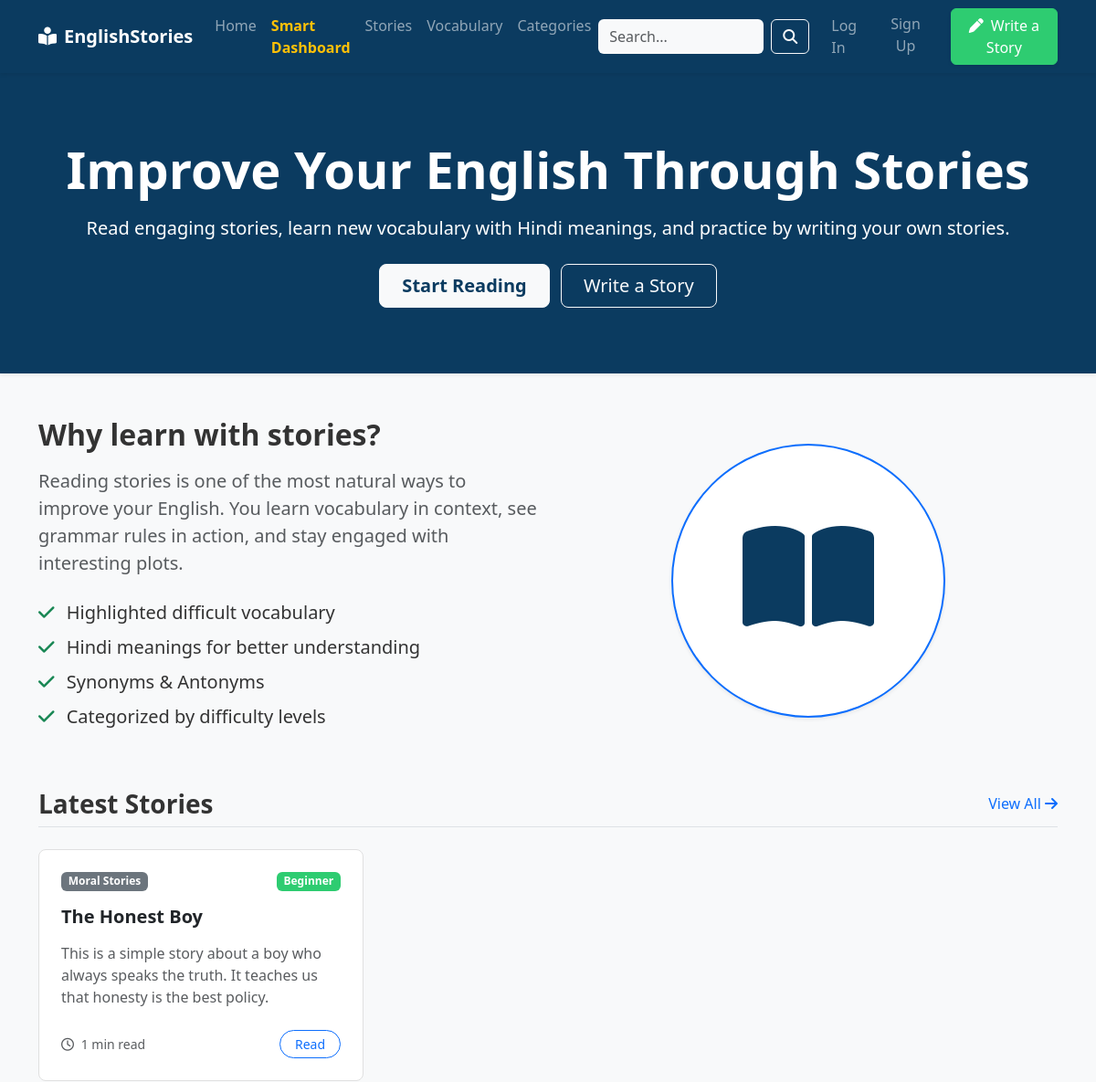
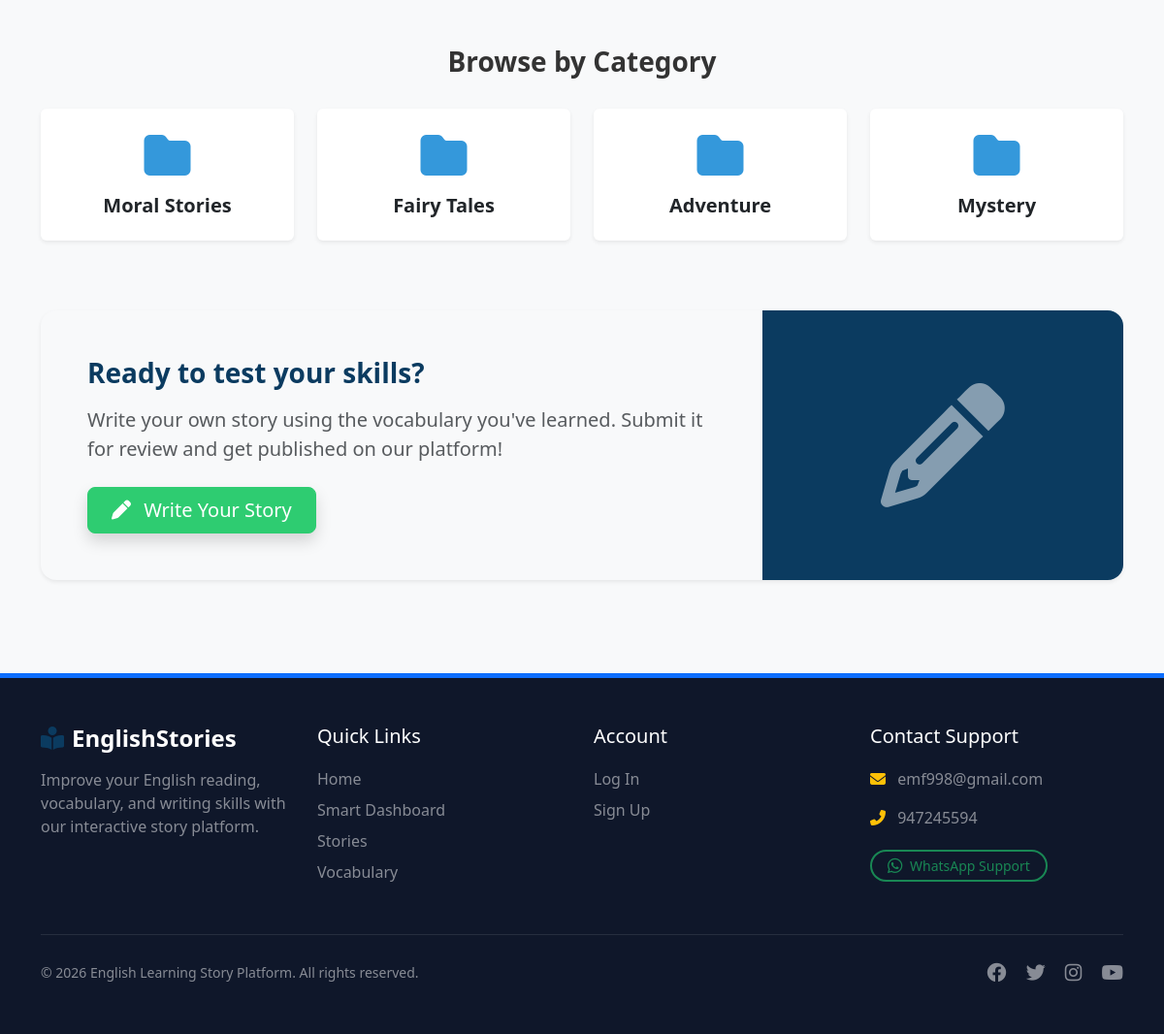
Screenshot of /english-learning/index.php with the database file from the repository (2 pictures, top to bottom).
### tables this page shows
CREATE TABLE `stories` (
  `id` int(11) NOT NULL AUTO_INCREMENT,
  `title` varchar(255) NOT NULL,
  `slug` varchar(255) NOT NULL,
  `short_description` text DEFAULT NULL,
  `content` longtext DEFAULT NULL,
  `category_id` int(11) DEFAULT NULL,
  `difficulty` enum('Beginner','Intermediate','Advanced') DEFAULT 'Beginner',
  `reading_time` int(11) DEFAULT 5,
  `featured_image` varchar(255) DEFAULT NULL,
  `status` enum('Draft','Published') DEFAULT 'Draft',
  `seo_title` varchar(255) DEFAULT NULL,
  `seo_description` text DEFAULT NULL,
  `created_at` timestamp NOT NULL DEFAULT current_timestamp(),
  `updated_at` timestamp NOT NULL DEFAULT current_timestamp() ON UPDATE current_timestamp(),
  PRIMARY KEY (`id`),
  UNIQUE KEY `slug` (`slug`),
  KEY `category_id` (`category_id`),
  CONSTRAINT `stories_ibfk_1` FOREIGN KEY (`category_id`) REFERENCES `categories` (`id`) ON DELETE SET NULL
);

CREATE TABLE `categories` (
  `id` int(11) NOT NULL AUTO_INCREMENT,
  `name` varchar(100) NOT NULL,
  `slug` varchar(100) NOT NULL,
  `created_at` timestamp NOT NULL DEFAULT current_timestamp(),
  PRIMARY KEY (`id`),
  UNIQUE KEY `slug` (`slug`)
);

### english-learning/includes/functions.php (called while the page is built, shortened)
<?php
function escape($string) {
    return htmlspecialchars($string, ENT_QUOTES, 'UTF-8');
}
?>

### english-learning/index.php (the view, shortened to what this page needs)
<?php
include 'includes/header.php';
$stmt = $pdo->query("
    SELECT s.*, c.name as category_name
    FROM stories s
    LEFT JOIN categories c ON s.category_id = c.id
    WHERE s.status = 'Published'
    ORDER BY s.created_at DESC
    LIMIT 6
");
$latest_stories = $stmt->fetchAll();
$stmt = $pdo->query("SELECT * FROM categories LIMIT 4");
$categories = $stmt->fetchAll();
?>
<div class="bg-primary-custom text-white py-5 mb-5 shadow-sm">
    <div class="container text-center py-4">
        <h1 class="display-4 fw-bold mb-3">Improve Your English Through Stories</h1>
        <p class="lead mb-4">Read engaging stories, learn new vocabulary with Hindi meanings, and practice by writing your own stories.</p>
        <a href="stories.php" class="btn btn-light btn-lg text-primary-custom fw-bold px-4 me-md-2">Start Reading</a>
        <a href="write-story.php" class="btn btn-outline-light btn-lg px-4">Write a Story</a>
    </div>
</div>
<div class="container">
    <div class="row mb-5 align-items-center">
        <div class="col-md-6">
            <h2 class="fw-bold mb-3">Why learn with stories?</h2>
            <p class="fs-5 text-muted">Reading stories is one of the most natural ways to improve your English. You learn vocabulary in context, see grammar rules in action, and stay engaged with interesting plots.</p>
            <ul class="list-unstyled fs-5 mt-4">
                <li class="mb-2"><i class="fas fa-check text-success me-2"></i> Highlighted difficult vocabulary</li>
                <li class="mb-2"><i class="fas fa-check text-success me-2"></i> Hindi meanings for better understanding</li>
                <li class="mb-2"><i class="fas fa-check text-success me-2"></i> Synonyms & Antonyms</li>
                <li class="mb-2"><i class="fas fa-check text-success me-2"></i> Categorized by difficulty levels</li>
            </ul>
        </div>
        <div class="col-md-6 text-center">
            <div class="p-5 bg-white rounded-circle shadow-sm d-inline-block border border-2 border-primary" style="width: 300px; height: 300px;">
                <i class="fas fa-book-open text-primary-custom" style="font-size: 8rem; margin-top: 2rem;"></i>
            </div>
        </div>
    </div>
    <div class="d-flex justify-content-between align-items-center mb-4 border-bottom pb-2">
        <h3 class="fw-bold mb-0">Latest Stories</h3>
        <a href="stories.php" class="text-decoration-none">View All <i class="fas fa-arrow-right"></i></a>
    </div>
    <div class="row g-4 mb-5">
        <?php foreach($latest_stories as $story): ?>
        <div class="col-md-4">
            <div class="card story-card rounded-3 overflow-hidden">
                <div class="card-body p-4">
                    <div class="mb-2 d-flex justify-content-between align-items-center">
                        <span class="badge bg-secondary"><?= escape($story['category_name'] ?: 'Uncategorized') ?></span>
                        <?php if($story['difficulty'] == 'Beginner'): ?>
                            <span class="badge badge-beginner">Beginner</span>
                        <?php elseif($story['difficulty'] == 'Intermediate'): ?>
                            <span class="badge badge-intermediate">Intermediate</span>
                        <?php else: ?>
                            <span class="badge badge-advanced">Advanced</span>
                        <?php endif; ?>
                    </div>
                    <h5 class="card-title fw-bold mt-3 mb-3">
                        <a href="story.php?id=<?= $story['id'] ?>" class="text-dark"><?= escape($story['title']) ?></a>
                    </h5>
                    <p class="card-text text-muted mb-4"><?= escape($story['short_description']) ?></p>
                    <div class="d-flex justify-content-between align-items-center mt-auto">
                        <small class="text-muted"><i class="far fa-clock me-1"></i> <?= $story['reading_time'] ?> min read</small>
                        <a href="story.php?id=<?= $story['id'] ?>" class="btn btn-sm btn-outline-primary rounded-pill px-3">Read</a>
                    </div>
                </div>
            </div>
        </div>
        <?php endforeach; ?>
    </div>
    <div class="row mb-5">
        <div class="col-12 text-center mb-4">
            <h3 class="fw-bold">Browse by Category</h3>
        </div>
        <?php foreach($categories as $cat): ?>
        <div class="col-md-3 col-6 mb-4">
            <a href="stories.php?category=<?= $cat['id'] ?>" class="text-decoration-none">
                <div class="card bg-white border-0 shadow-sm text-center py-4 hover-shadow transition">
                    <i class="fas fa-folder text-accent fa-3x mb-3"></i>
                    <h5 class="text-dark fw-bold mb-0"><?= escape($cat['name']) ?></h5>
                </div>
            </a>
        </div>
        <?php endforeach; ?>
    </div>
    <div class="card bg-light border-0 shadow-sm rounded-4 overflow-hidden mb-5">
        <div class="row g-0">
            <div class="col-md-8 p-5">
                <h3 class="fw-bold text-primary-custom mb-3">Ready to test your skills?</h3>
                <p class="fs-5 text-muted mb-4">Write your own story using the vocabulary you've learned. Submit it for review and get published on our platform!</p>
                <a href="write-story.php" class="btn btn-success btn-lg px-4 shadow"><i class="fas fa-pen me-2"></i> Write Your Story</a>
            </div>
            <div class="col-md-4 bg-primary-custom d-flex align-items-center justify-content-center">
                <i class="fas fa-pencil-alt text-white opacity-50" style="font-size: 8rem;"></i>
            </div>
        </div>
    </div>
</div>
<?php include 'includes/footer.php'; ?>

### english-learning/assets/css/style.css (style rules this page uses)
:root { --primary-color: #0b3b60; --accent-color: #3498db; --success-color: #2ecc71; --bg-color: #f8f9fa; --text-color: #333333; --border-color: #e0e0e0; }
body { background-color: var(--bg-color); color: var(--text-color); font-family: 'Segoe UI', Tahoma, Geneva, Verdana, sans-serif; display: flex; flex-direction: column; }
.bg-primary-custom { background-color: var(--primary-color) !important; }
.text-primary-custom { color: var(--primary-color) !important; }
.text-accent { color: var(--accent-color) !important; }
.btn-success { background-color: var(--success-color); border-color: var(--success-color); }
.story-card { transition: transform 0.2s, box-shadow 0.2s; border: 1px solid var(--border-color); height: 100%; }
.story-card .card-title a { color: var(--primary-color); text-decoration: none; }
.badge-beginner { background-color: #2ecc71; color: white; }

### rows the page displays
stories: category.name "Moral Stories", difficulty "Beginner", title "The Honest Boy", short_description "This is a simple story about a boy who always speaks the truth. It teaches us that honesty is the best policy.", reading_time "1"
categories: name "Moral Stories"
categories: name "Fairy Tales"
categories: name "Adventure"
categories: name "Mystery"

### other values shown
$c_email "emf998@gmail.com"
$c_phone "947245594"
